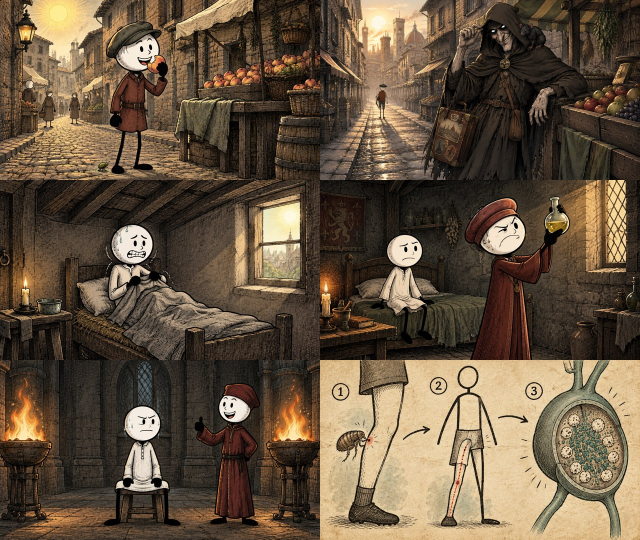
#> input picture channel/diseases/whatif02_plague/style_test_v2.jpg, 1280 x 1080 px, given in place of L1.png, which was not available (shown at 1/2 size)
$ python lineup.py ../../channel/diseases/whatif02_plague ../../channel/diseases/whatif02_plague/frames_overview.jpg
#> lines starting #> are read from the running program, lines starting #| are printed output that depends on the picture
import sys
from PIL import Image, ImageDraw, ImageFont, ImageEnhance, ImageFilter
S = sys.argv[1]; out = sys.argv[2]
W, H = 1280, 720
CR = (182, 16, 30); INK = (14, 12, 11); CREAM = (244, 236, 216)
def font(sz):
    f = ImageFont.truetype(S + "/thumb/Oswald.ttf", sz); f.set_variation_by_name("Bold"); return f
im = Image.new("RGB", (W, H), INK)
TOP = 0; tw = W // 4
for i in range(4):
    s = Image.open(f"{S}/ctr/L{i+1}.png").convert("RGB")
#> s is the input picture: PIL image 1280x1080 RGB; mean R, G, B 101.9, 84.9, 65
    w, h = s.size
#> w = 1280; h = 1080
    ch = int(h * 0.62); cw = int(ch * tw / H)
#> after `ch = int(h * 0.62)`: ch = 669
#> after `cw = int(ch * tw / H)`: cw = 297
    crop = s.crop(((w - cw) // 2, int(h * 0.02), (w - cw) // 2 + cw, int(h * 0.02) + ch)).resize((tw, H), Image.LANCZOS)
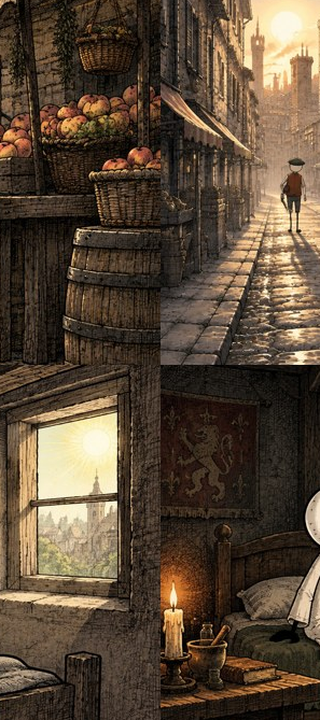
#> crop: PIL image 320x720 RGB; mean R, G, B 89.2, 72.7, 55.2
    crop = ImageEnhance.Contrast(crop).enhance(1.25)
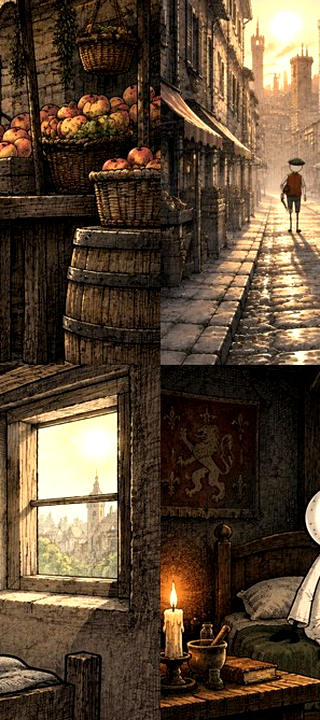
#> crop: PIL image 320x720 RGB; mean R, G, B 90.1, 71.2, 51.5
    im.paste(crop, (i * tw, 0))
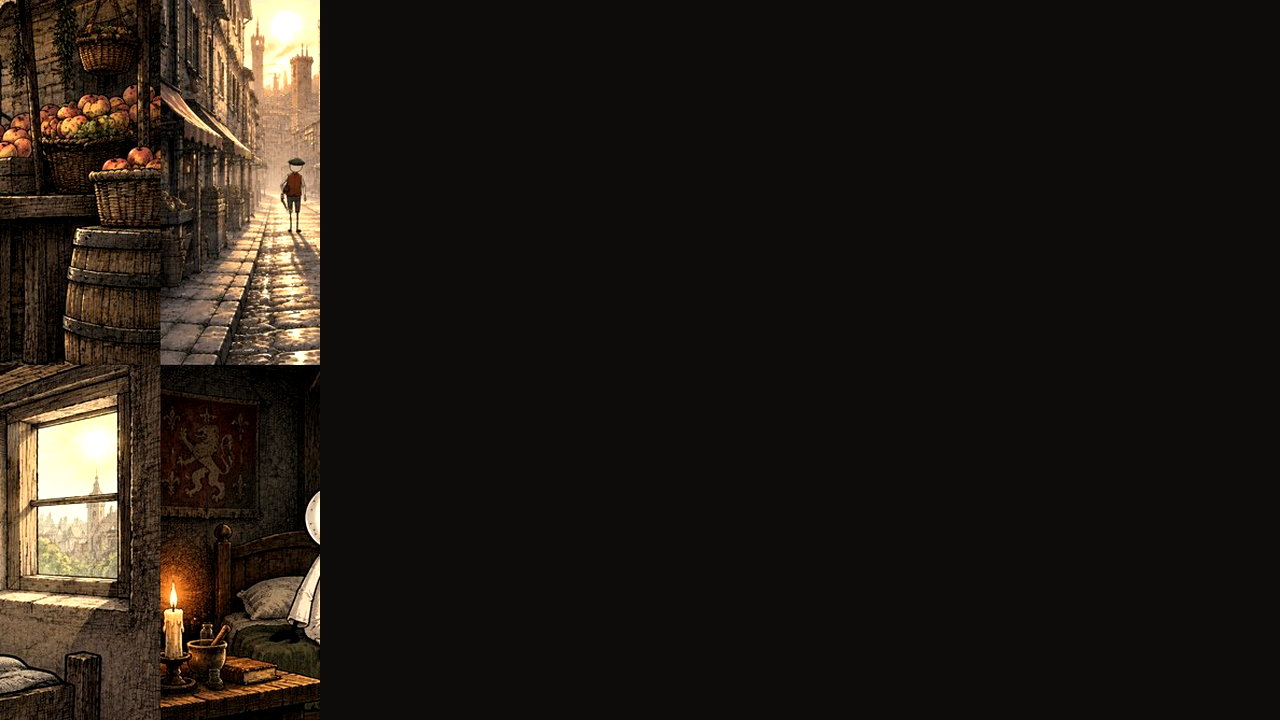
#> im: PIL image 1280x720 RGB; mean R, G, B 33, 26.8, 21.1
#> pass 2 of the loop `for i in range(4):`:
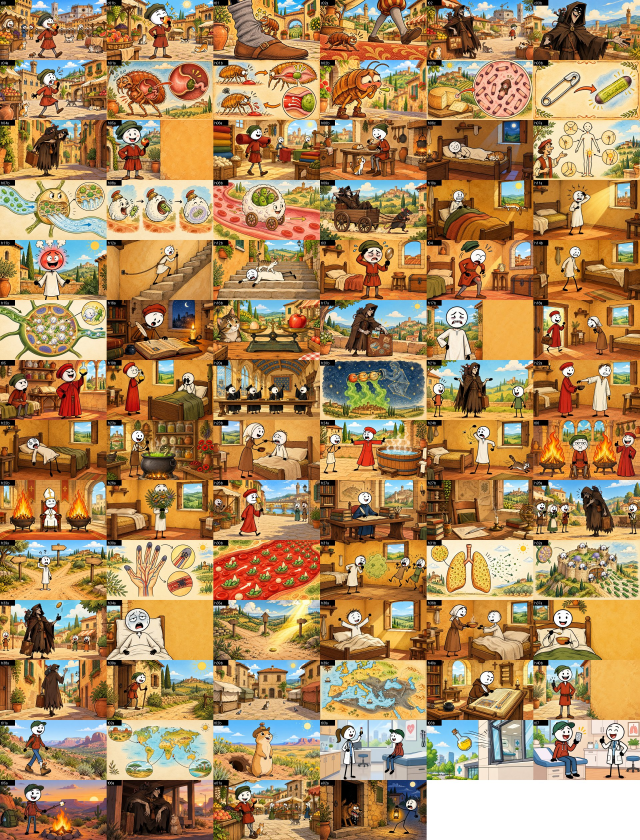
#> input picture channel/diseases/whatif02_plague/frames_overview.jpg, 1920 x 2520 px, given in place of L2.png, which was not available (shown at 1/3 size)
#> s is the input picture: PIL image 1920x2520 RGB; mean R, G, B 171.4, 137.3, 93.9
#> `crop = ImageEnhance.Contrast(crop).enhance(1.25)`:
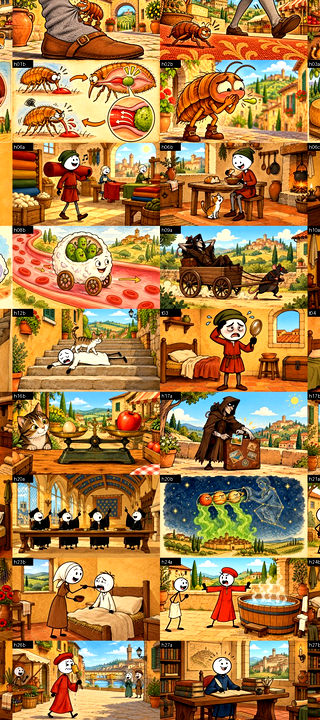
#> crop: PIL image 320x720 RGB; mean R, G, B 168.3, 124.7, 70.9
#> `im.paste(crop, (i * tw, 0))`:
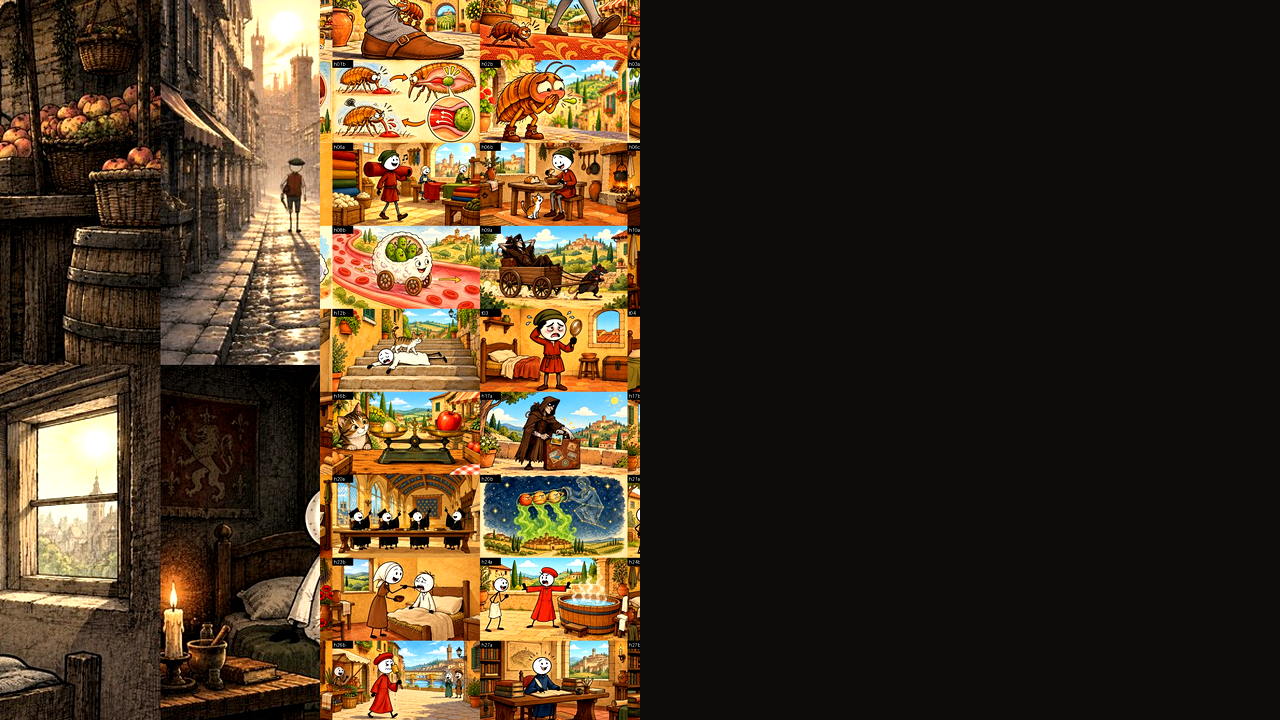
#> im: PIL image 1280x720 RGB; mean R, G, B 71.6, 55, 36.1
#> (the run stopped early here; a loop or call above may not have finished)
